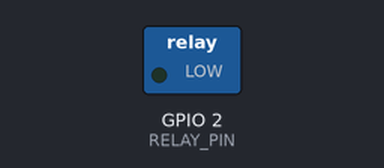
Bench run of a program on a simulated ESP32. On the bench: switched loads named in the program (green lamp = pin HIGH).

Above: at 1.0 s.
At 3.0 s:
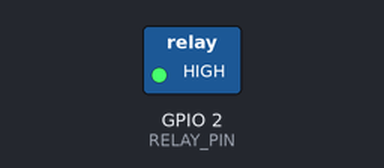
Timing chart, 0 to 5.2 s (numbered marks = the images above):
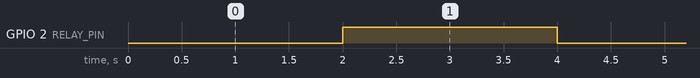

Measured:
- by itself, GPIO 2 (RELAY_PIN): alternates HIGH for 2.0 s and LOW for 2.0 s

The program:

main.cpp
```cpp
#include <Arduino.h>

#define RELAY_PIN 2

void setup() {
  pinMode(RELAY_PIN, OUTPUT);
}

void loop() {
  // ON (for low-trigger relay)
  digitalWrite(RELAY_PIN, LOW);
  delay(2000);

  // OFF
  digitalWrite(RELAY_PIN, HIGH);
  delay(2000);
}
```
